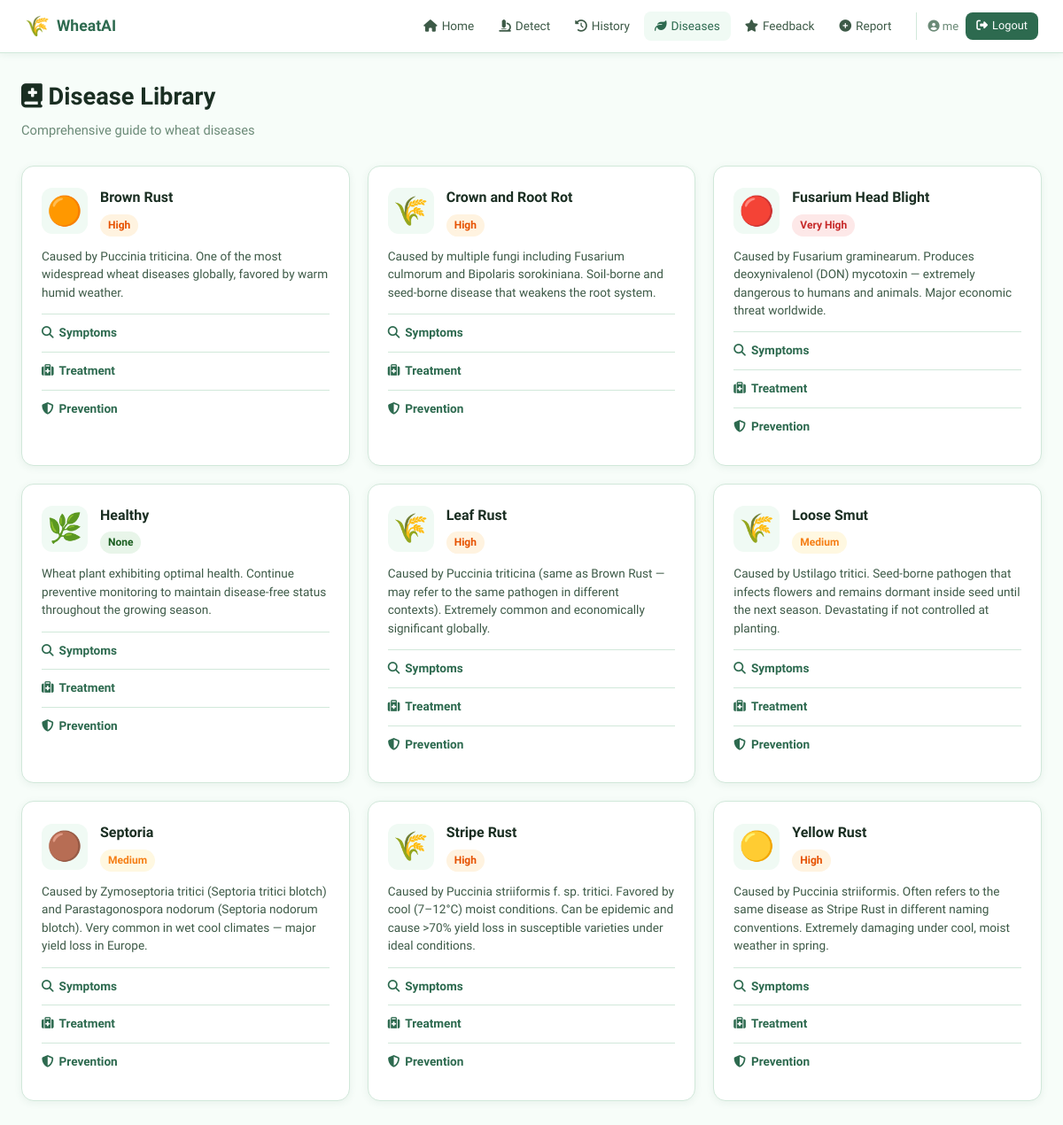
Screenshot of /diseases (signed in) with the database file from the repository.
### tables this page shows
CREATE TABLE diseases (
        id INTEGER PRIMARY KEY AUTOINCREMENT,
        name TEXT UNIQUE NOT NULL, code TEXT UNIQUE NOT NULL,
        symptoms TEXT, treatment TEXT, prevention TEXT,
        severity TEXT DEFAULT 'Medium', description TEXT
    );

### app.py (the view)
@app.route("/diseases")
@login_required
def diseases():
    conn = get_db()
    rows = conn.execute("SELECT * FROM diseases ORDER BY name").fetchall()
    conn.close()
    return render_template("user/diseases.html", diseases=rows)

### app.py (called while the page is built)
def get_db():
    conn = sqlite3.connect(DB_PATH)
    conn.row_factory = sqlite3.Row
    return conn

def login_required(f):
    @wraps(f)
    def decorated(*a, **kw):
        if "user_id" not in session: return redirect(url_for("login"))
        return f(*a, **kw)
    return decorated

### templates/user/diseases.html (shortened to what this page needs)
{% extends "base.html" %}
{% block content %}
<div class="page-header">
  <div>
    <h1><i class="fas fa-book-medical"></i> Disease Library</h1>
    <p class="page-sub">Comprehensive guide to wheat diseases</p>
  </div>
</div>
<div class="diseases-grid">
  {% for d in diseases %}
  <div class="disease-card">
    <div class="dc-top">
      <div class="dc-icon {{ d.code }}">
        {% if d.code == 'healthy' %}🌿
        {% elif d.code == 'brown_rust' %}🟠
        {% elif d.code == 'yellow_rust' %}🟡
        {% elif d.code == 'septoria' %}🟤
        {% elif d.code == 'powdery_mildew' %}⬜
        {% elif d.code == 'fusarium' %}🔴
        {% else %}🌾{% endif %}
      </div>
      <div>
        <h3>{{ d.name }}</h3>
        <span class="severity-badge sev-{{ (d.severity or 'medium').lower().replace(' ','') }}">{{ d.severity }}</span>
      </div>
    </div>
    {% if d.description %}<p class="dc-desc">{{ d.description }}</p>{% endif %}
    <div class="dc-sections">
      {% if d.symptoms %}
      <details>
        <summary><i class="fas fa-search"></i> Symptoms</summary>
      </details>
      {% endif %}
      {% if d.treatment %}
      <details>
        <summary><i class="fas fa-medkit"></i> Treatment</summary>
      </details>
      {% endif %}
      {% if d.prevention %}
      <details>
        <summary><i class="fas fa-shield-alt"></i> Prevention</summary>
      </details>
      {% endif %}
    </div>
  </div>
  {% endfor %}
</div>
{% endblock %}

### static/css/style.css (style rules this page uses)
:root { --green-900: #1b4332; --green-800: #2d6a4f; --green-700: #40916c; --green-600: #52b788; --green-400: #74c69d; --green-100: #d8f3dc; --green-50: #f0faf4; --amber: #f4a261; --amber-dark:#e76f51; --red: #e63946; --blue: #2196f3; --yellow: #ffd166; --bg: #f7fdf9; --surface: #ffffff; --border: #d1e8da; --border-2: #b7d9c6; --text: #1a2e22; --text-2: #3d5a47; --text-3: #6b8a77; --shadow-sm: 0 2px 8px rgba(45,106,79,.08); --shadow-md: 0 4px 20px rgba(45,106,79,.12); --shadow-lg: 0 8px 40px rgba(45,106,79,.18); --radius: 14px; --radius-sm: 8px; --radius-lg: 22px; --font: 'Sora', sans-serif; --mono: 'Space Mono', monospace; }
*, *::before, *::after { box-sizing: border-box; margin: 0; padding: 0; }
html { scroll-behavior: smooth; }
body { font-family: var(--font); background: var(--bg); color: var(--text); line-height: 1.6; }
.page-header { display: flex; align-items: flex-start; justify-content: space-between; flex-wrap: wrap; gap: 14px; margin-bottom: 28px; }
.page-header h1 { font-size: 1.7rem; font-weight: 700; color: var(--text); }
.page-sub { color: var(--text-3); font-size: .92rem; margin-top: 4px; }
.severity-badge { display: inline-block; padding: 3px 9px; border-radius: 20px; font-size: .75rem; font-weight: 700; }
.sev-none { background: #e8f5e9; color: #1b5e20; }
.sev-medium { background: #fff8e1; color: #f57f17; }
.sev-high { background: #fff3e0; color: #e65100; }
.sev-veryhigh { background: #fde8e8; color: #c62828; }
.sev-veryhigh, .sev-very { background: #fde8e8; color: #c62828; }
.diseases-grid { display: grid; grid-template-columns: repeat(auto-fill,minmax(340px,1fr)); gap: 20px; }
.disease-card { background: var(--surface); border: 1.5px solid var(--border); border-radius: var(--radius); padding: 22px; box-shadow: var(--shadow-sm); transition: transform .2s, box-shadow .2s; }
.dc-top { display: flex; align-items: center; gap: 14px; margin-bottom: 12px; }
.dc-icon { font-size: 2rem; width: 52px; height: 52px; display: flex; align-items: center; justify-content: center; border-radius: 12px; background: var(--green-50); flex-shrink: 0; }
.dc-top h3 { font-size: 1rem; font-weight: 700; margin-bottom: 4px; }
.dc-desc { font-size: .85rem; color: var(--text-2); line-height: 1.5; margin-bottom: 14px; }
.dc-sections details { border-top: 1px solid var(--border); padding: 10px 0; }
.dc-sections summary { cursor: pointer; font-size: .85rem; font-weight: 600; color: var(--green-800); display: flex; align-items: center; gap: 6px; list-style: none; user-select: none; }

### rows the page displays
diseases: name "Brown Rust", severity "High", description "Caused by Puccinia triticina. One of the most widespread wheat diseases globally, favored by warm humid weather."
diseases: name "Crown and Root Rot", severity "High", description "Caused by multiple fungi including Fusarium culmorum and Bipolaris sorokiniana. Soil-borne and seed-borne disease that weakens the root system."
diseases: name "Fusarium Head Blight", severity "Very High", description "Caused by Fusarium graminearum. Produces deoxynivalenol (DON) mycotoxin — extremely dangerous to humans and animals. Major economic threat worldwide."
diseases: name "Healthy", severity "None", description "Wheat plant exhibiting optimal health. Continue preventive monitoring to maintain disease-free status throughout the growing season."
diseases: name "Leaf Rust", severity "High", description "Caused by Puccinia triticina (same as Brown Rust — may refer to the same pathogen in different contexts). Extremely common and economically significant globally."
diseases: name "Loose Smut", severity "Medium", description "Caused by Ustilago tritici. Seed-borne pathogen that infects flowers and remains dormant inside seed until the next season. Devastating if not controlled at planting."
diseases: name "Septoria", severity "Medium", description "Caused by Zymoseptoria tritici (Septoria tritici blotch) and Parastagonospora nodorum (Septoria nodorum blotch). Very common in wet cool climates — major yield loss in Europe."
diseases: name "Stripe Rust", severity "High", description "Caused by Puccinia striiformis f. sp. tritici. Favored by cool (7–12°C) moist conditions. Can be epidemic and cause >70% yield loss in susceptible varieties under ideal conditions."
diseases: name "Yellow Rust", severity "High", description "Caused by Puccinia striiformis. Often refers to the same disease as Stripe Rust in different naming conventions. Extremely damaging under cool, moist weather in spring."

### other values shown
{{ session.name }} "me"
